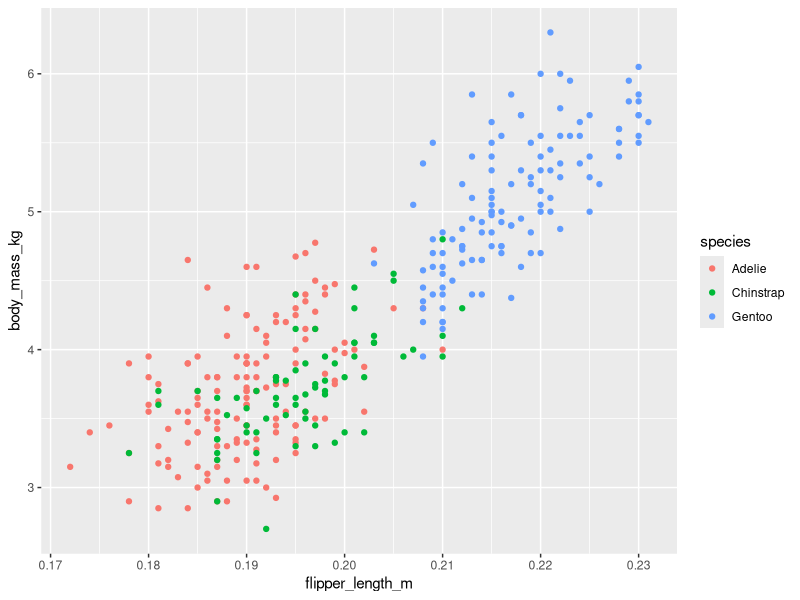
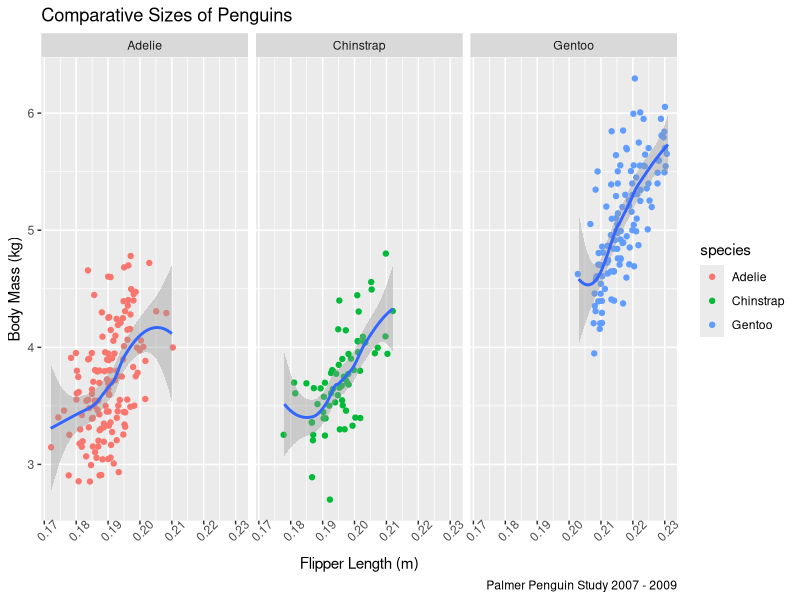

Recreate these plots in R, in order.
## ---- chunk 1
library(tidyverse)
library(palmerpenguins)
library(ggplot2)
## ---- chunk 2
colnames(penguins)
head(penguins)
## ---- chunk 3
penguins2 <- penguins %>%
              drop_na() %>%
              mutate(body_mass_kg=body_mass_g/1000, flipper_length_m=flipper_length_mm/1000)

head(penguins2)

## ---- chunk 4
penguins2 %>%
  group_by(species) %>%
  summarise(mean_bill_length_mm = mean(bill_length_mm),
            mean_flipper_length_m = mean(flipper_length_m),
            mean_body_mass_kg = mean(body_mass_kg))
## ---- chunk 5
ggplot(data = penguins2) +
  geom_point(mapping = aes(x=flipper_length_m, y=body_mass_kg,colour = species))
## ---- chunk 6
mindate <- min(penguins2$year) 
maxdate <- max(penguins$year) ##gathering metadata for the caption, so that if new penguin measurements are added to our original database we will have an immediately updated caption

ggplot(data = penguins2) +
  geom_jitter(mapping = aes(x=flipper_length_m, y=body_mass_kg,colour = species)) +
  geom_smooth(mapping = aes(x=flipper_length_m, y=body_mass_kg)) +
  labs(title = "Comparative Sizes of Penguins",
       caption = paste0("Palmer Penguin Study ", mindate, " - ", maxdate),##here's where they come in!
       x= "Flipper Length (m)",
       y= "Body Mass (kg)") +
  theme(axis.text.x = element_text(angle = 45)) +
  facet_wrap(~species)
